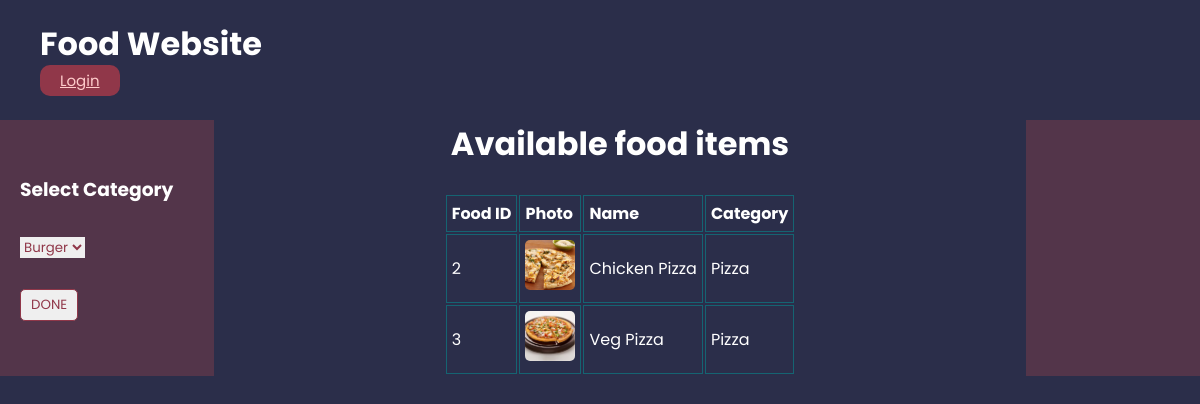
Page /index.php?cid=1 on the committed database.
### tables this page shows
CREATE TABLE `foodItems` (
  `f_id` int(10) NOT NULL,
  `f_name` varchar(20) NOT NULL,
  `c_id` int(10) NOT NULL,
  `f_image` longtext NOT NULL,
  `f_image_name` varchar(200) NOT NULL
);

CREATE TABLE `categories` (
  `c_id` int(10) NOT NULL,
  `c_name` varchar(50) NOT NULL,
  `status` varchar(10) NOT NULL
);

### index.php (the view, shortened to what this page needs)
<?php
    $con = mysqli_connect('localhost', 'root', '', 'demo1');
    $query1 = "select * from categories where status='active'";
    $result1 = mysqli_query($con, $query1);
    if(isset($_REQUEST['cid'])) {
        $query = "SELECT * FROM foodItems WHERE c_id = '" . $_REQUEST['cid'] . "'";
        $result = mysqli_query($con, $query);
    } else {
        $query = "SELECT * FROM foodItems";
        $result = mysqli_query($con, $query);
    }
?>
<!DOCTYPE html>
<html>
<head>
    <link rel="stylesheet" href="style.css">
</head>
<body>
<div class="container">
    <div class = "header-container">
        <div class="header">
            <div class="name-details">
                <h1>Food Website</h1>
            </div>
            <ul class="navbar">
                <li><a href="login.php"> Login</a></li>
            </ul>
        </div>
    </div>
        <div class="content">
            <div class="left-side">
                <h3>Select Category</h3>
                <form method="post" action="">
                    <select name="categories" id="categories">
                        <?php
                        while($fetch1 = mysqli_fetch_object($result1)) {
                        ?>
                            <option
                            value="<?php echo $fetch1->c_id; ?>"
                            selected="<?php echo ($_REQUEST['cid'] == $fetch1->c_id); ?>"
                            >
                                <?php echo $fetch1->c_name; ?>
                            </option>
                        <?php
                        }
                        ?>
                    </select>
                    <br>
                    <input type="submit" name="done" value="DONE">
                </form>
            </div>
            <div class="middle">
                <h1>Available food items</h1>
                <br>
                <table>
                    <tr>
                        <td> <b> Food ID  </b> </td>
                        <td> <b> Photo        </b> </td>
                        <td> <b> Name         </b> </td>
                        <td> <b> Category   </b> </td>
                    </tr>
                    <?php while($fetch = mysqli_fetch_object($result)) { ?>
                    <tr>
                        <td> <?php echo $fetch->f_id; ?> </td>
                        <td>
                            <img
                            src="admin-panel/user_modules/user_images/<?php echo $fetch->f_image_name; ?>"
                            width=50
                            height=50>
                        </td>
                        <td> <?php echo $fetch->f_name; ?> </td>
                        <?php
                            $query1 = "select c_name from categories where c_id = '" . $fetch->c_id . "'";
                            $result1 = mysqli_query($con, $query1);
                            $fetch1 = mysqli_fetch_object($result1);
                        ?>
                        <td> <?php echo $fetch1->c_name; ?> </td>
                    </tr>
                    <?php } ?>
                </table>
            </div>
            <div class="right-side"></div>
        </div>
    </div>
</body>
</html>

### style.css (style rules this page uses)
:root { --brightRed: #e84545; --deepRedLowOpac: #903749; --purpleBackground: #2b2e4a; --lightRed: #ffcccb; --lightCyan: #e0ffff; }
* { margin: 0; border: 0; color: #fff; font-family: 'Poppins', sans-serif; }
a { color: var(--lightRed); }
td { border: 1px solid rgba(0, 153, 153, 0.5); padding: 5px; }
.container { display: flex; flex-direction: column; min-height: 100vh; background: var(--purpleBackground); }
.header-container { display: flex; flex-direction: row; height: 120px; }
img { border-radius: 10%; }
input, select, textarea { color: var(--deepRedLowOpac); }
input[type=submit] { padding: 5px 10px; color: var(--deepRedLowOpac); background: ; border: 1px solid var(--deepRedLowOpac); cursor: pointer; -webkit-border-radius: 5px; border-radius: 5px; margin-top: 30px; }
.header { width: 85%; display: flex; flex-direction: column; }
.name-details { display: flex; height: 70px; justify-content: flex-start; align-items: center; padding: 20px 0 0 40px; }
.navbar { display: flex; flex-direction: row; list-style: none; height: 100px; }
.navbar li a { margin-right: 10px; padding: 5px 20px; font-size: 15px; background: var(--deepRedLowOpac); border-radius: 10px; }
.content { display: flex; flex-direction: row; width: 100vw; padding-bottom: 30px; }
h3 { margin-bottom: 30px; }
.left-side { display: flex; flex-direction: column; background: #53354a; width: 15%; align-items: flex-start; justify-content: center; padding: 20px; }
.right-side { display: flex; background: #53354a; width: 15%; align-items: center; justify-content: center; }
.middle { display: flex; flex-direction: column; width: 70%; align-items: center; justify-content: center; }

### rows in the picture
fooditems: f_id "2", f_image_name (picture), f_name "Chicken Pizza", c.c_name "Pizza"
fooditems: f_id "3", f_image_name (picture), f_name "Veg Pizza", c.c_name "Pizza"

### other values in the picture
form field categories "Burger"
